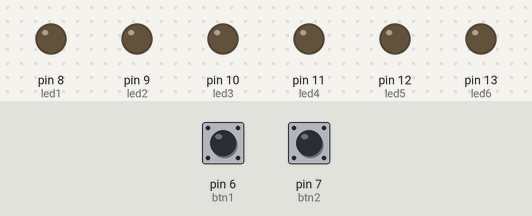
Bench run of a sketch on a simulated Arduino Uno, built with avr-gcc and run on an emulated ATmega328P. On the bench: output pins drawn as LEDs (lit = HIGH). Inputs (shaded band) come from the test bench; at power-on: pin 7 (btn2) LOW, pin 6 (btn1) LOW.

Above: at 1.2 s.
1.3 s: pin 7 (btn2) pulled HIGH for 0.15 s
At 1.45 s:
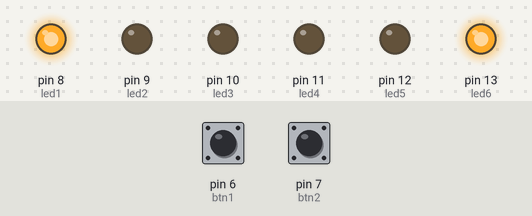
4.3 s: pin 6 (btn1) pulled HIGH for 3.2 s
At 4.8 s:
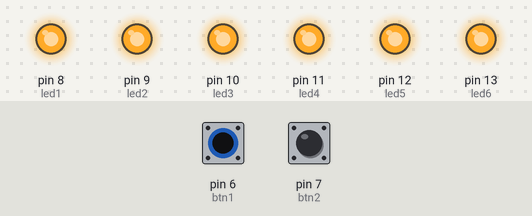
10.5 s: pin 6 (btn1) pulled HIGH for 0.15 s
At 11.9 s:
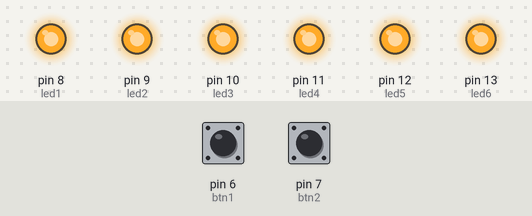
13.6 s: pin 6 (btn1) pulled HIGH for 1 s
At 17.8 s:
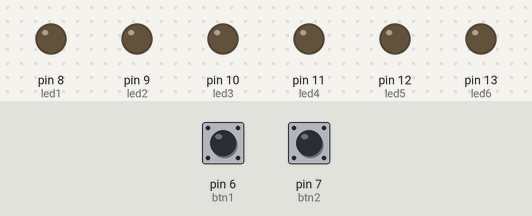
Timing chart, 0 to 18.6 s (numbered marks = the images above; inputs shaded):
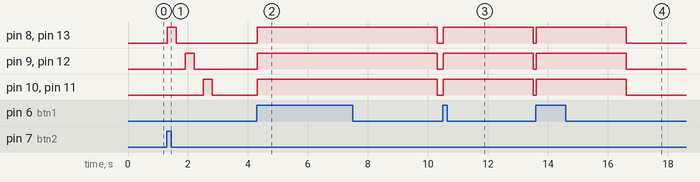

Measured:
- after the input at 1.3 s, pin 8 (led1), pin 13 (led6): LOW → HIGH at once, → LOW 0.30 s later; pin 9 (led2), pin 12 (led5): LOW → HIGH after 0.60 s, → LOW 0.30 s later; pin 10 (led3), pin 11 (led4): LOW → HIGH after 1.2 s, → LOW 0.30 s later
- after the input at 4.3 s, pin 8 (led1), pin 9 (led2), pin 10 (led3), pin 11 (led4), pin 12 (led5), pin 13 (led6): LOW → HIGH at once, → LOW 6.0 s later
- after the input at 10.5 s, pin 8 (led1), pin 9 (led2), pin 10 (led3), pin 11 (led4), pin 12 (led5), pin 13 (led6): LOW → HIGH at once, → LOW 3.0 s later
- after the input at 13.6 s, pin 8 (led1), pin 9 (led2), pin 10 (led3), pin 11 (led4), pin 12 (led5), pin 13 (led6): LOW → HIGH at once, → LOW 3.0 s later

The sketch:

Tarea1.ino
```cpp
//Estudiante: Henry Lema
//Asignatura: Sistemas Embebidos

const int led1=8; // Asignacion de puertos
const int led2=9;
const int led3=10;
const int led4=11;
const int led5=12;
const int led6=13;

const int btn1=6; // asignacion de pulsadores
const int btn2=7;

int i=0;
int j=0;

void setup() {
  pinMode(led1,OUTPUT); // Salidas LEDS
  pinMode(led2,OUTPUT);
  pinMode(led3,OUTPUT);
  pinMode(led4,OUTPUT);
  pinMode(led5,OUTPUT);
  pinMode(led6,OUTPUT);
  pinMode(btn1,INPUT); // Entradas de estado logico 5 o 0 voltios al arduino
  pinMode(btn2,INPUT);

}

void loop() {
if(digitalRead(btn1)==HIGH&&j<=8){// Condicion contador va incrementando hasta llegar a 8 con duracion de proceso 3 segundos

  digitalWrite(led1,HIGH);
  digitalWrite(led2,HIGH);
  digitalWrite(led3,HIGH);
  digitalWrite(led4,HIGH);
  digitalWrite(led5,HIGH);
  digitalWrite(led6,HIGH);
  delay(3000);
  j++;

  }
  else(digitalRead(btn1)==HIGH&&j>8);{ // Condicion se apagan los LEDS cuando sobre pasa el contador (j) a  8
    digitalWrite(led1,LOW);
    digitalWrite(led2,LOW);
    digitalWrite(led3,LOW);
    digitalWrite(led4,LOW);
    digitalWrite(led5,LOW);
    digitalWrite(led6,LOW);
    }


if(digitalRead(btn2)==HIGH && i<10){//Si btn2 recibe 5 voltios el contador (i) va aumentando hasta ser menor que 10 y se prenden y se apgan en el orden solicitado

  digitalWrite(led1,HIGH);
  digitalWrite(led6,HIGH);
  delay(300);
  digitalWrite(led1,LOW);
  digitalWrite(led6,LOW);
  delay(300);

  digitalWrite(led2,HIGH);
  digitalWrite(led5,HIGH);
  delay(300);
  digitalWrite(led2,LOW);
  digitalWrite(led5,LOW);
  delay(300);

  digitalWrite(led3,HIGH);
  digitalWrite(led4,HIGH);
  delay(300);
  digitalWrite(led3,LOW);
  digitalWrite(led4,LOW);
  delay(300);
    i++;
  }

}
```
